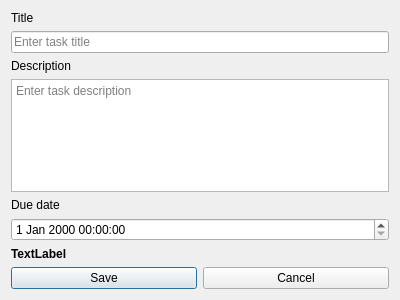
<?xml version="1.0" encoding="UTF-8"?>
<ui version="4.0">
 <class>AddTaskDialog</class>
 <widget class="QDialog" name="AddTaskDialog">
  <property name="geometry">
   <rect>
    <x>0</x>
    <y>0</y>
    <width>400</width>
    <height>300</height>
   </rect>
  </property>
  <property name="windowTitle">
   <string>Dialog</string>
  </property>
  <layout class="QVBoxLayout" name="verticalLayout_2">
   <item>
    <layout class="QVBoxLayout" name="verticalLayout">
     <item>
      <widget class="QLabel" name="titleLabel">
       <property name="text">
        <string>Title</string>
       </property>
      </widget>
     </item>
     <item>
      <widget class="QLineEdit" name="titleEdit">
       <property name="placeholderText">
        <string>Enter task title</string>
       </property>
      </widget>
     </item>
     <item>
      <widget class="QLabel" name="descriptionLabel">
       <property name="text">
        <string>Description</string>
       </property>
      </widget>
     </item>
     <item>
      <widget class="QTextEdit" name="descriptionEdit">
       <property name="placeholderText">
        <string>Enter task description</string>
       </property>
      </widget>
     </item>
     <item>
      <widget class="QLabel" name="dueDateLabel">
       <property name="text">
        <string>Due date</string>
       </property>
      </widget>
     </item>
     <item>
      <widget class="QDateTimeEdit" name="dueDateEdit"/>
     </item>
     <item>
      <widget class="QLabel" name="errorLabel">
       <property name="font">
        <font>
         <bold>true</bold>
        </font>
       </property>
       <property name="text">
        <string>TextLabel</string>
       </property>
      </widget>
     </item>
     <item>
      <layout class="QHBoxLayout" name="horizontalLayout_2">
       <item>
        <widget class="QPushButton" name="saveBtn">
         <property name="text">
          <string>Save</string>
         </property>
        </widget>
       </item>
       <item>
        <widget class="QPushButton" name="cancelBtn">
         <property name="text">
          <string>Cancel</string>
         </property>
        </widget>
       </item>
      </layout>
     </item>
    </layout>
   </item>
  </layout>
 </widget>
 <resources/>
 <connections/>
</ui>
